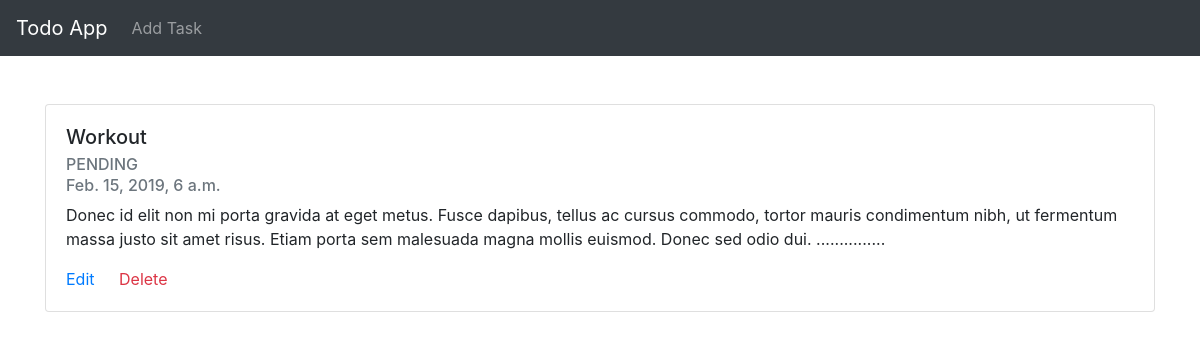
/1/, run on the app's committed database.
### todo/models.py (models this page shows, shortened)
class Todo(models.Model):
    PENDING = 'PENDING'
    IN_PROGRESS = 'IN_PROGRESS'
    COMPLETED = 'COMPLETED'
    STATUS_CHOICES = (
        (1, PENDING),
        (2, IN_PROGRESS),
        (3, COMPLETED),
    )
    title = models.CharField(max_length=255)
    description = models.TextField(null=True, blank=True)
    task_time = models.DateTimeField(null=True, blank=True)
    status = models.PositiveSmallIntegerField(default=1, choices=STATUS_CHOICES)
    created_at = models.DateTimeField(auto_now_add=True)
    modified_at = models.DateTimeField(auto_now=True)
    is_active = models.BooleanField(default=True)

### todo/views.py (the view)
# urls.py: path('<int:pk>/', views.TodoDetailView.as_view(), name='todo-detail'),
class TodoDetailView(DetailView):
    model = Todo
    def get_queryset(self):
        return super().get_queryset().filter(is_active=True)
    def get_context_data(self, **kwargs):
        context = super().get_context_data(**kwargs)
        context['title'] = 'Todo'
        return context

### todo/templates/todo/todo_detail.html (shortened to what this page needs)
{% extends "todo/base.html" %}
{% block content %}
    <div class="col-offset-3 mt-5">
        <div class="card">
          <div class="card-body">
            <h5 class="card-title">{{ object.title|title }}</h5>
            <h6 class="card-subtitle mb-2 text-muted">{{ object.get_status_display }}</h6>
            <h6 class="card-subtitle mb-2 text-muted">{{ object.task_time }}</h6>
            <p class="card-text">{{ object.description }}</p>
            <a href="{% url 'todo-update' object.pk %}" class="card-link">Edit</a>
            <a href="{% url 'todo-delete' object.pk %}" class="card-link text-danger">Delete</a>
          </div>
        </div>
    </div>
{% endblock %}

### data on the page
Todo: title "Workout", status "PENDING", task_time "Feb. 15, 2019, 6 a.m.", description "Donec id elit non mi porta gravida at eget metus. Fusce dapibus, tellus ac cursus commodo, tortor mauris condimentum nibh, ut fermentum massa justo sit amet risus. Etiam porta sem malesuada magna mollis euismod. Donec sed odio dui. ..............."
